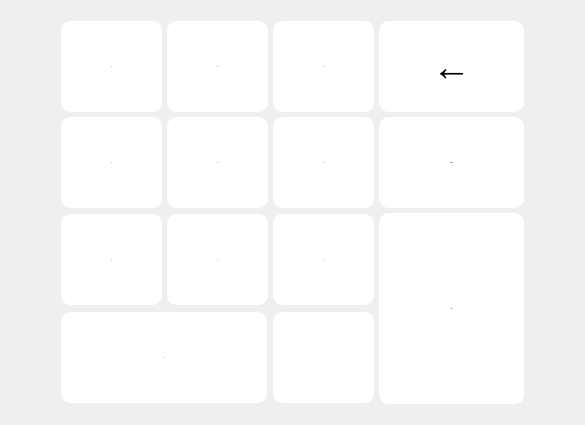
     <widget class="QWidget" name="Page_Num">
      <layout class="QHBoxLayout" name="horizontalLayout_3">
       <item>
        <layout class="QHBoxLayout" name="horizontalLayout_2">
         <property name="margin">
          <number>5</number>
         </property>
         <item>
          <spacer name="horizontalSpacer">
           <property name="orientation">
            <enum>Qt::Horizontal</enum>
           </property>
           <property name="sizeHint" stdset="0">
            <size>
             <width>40</width>
             <height>20</height>
            </size>
           </property>
          </spacer>
         </item>
         <item>
          <layout class="QGridLayout" name="gridLayout" rowstretch="5,5,5,5" columnstretch="5,5,5,5" rowminimumheight="5,5,5,5" columnminimumwidth="5,5,5,5">
           <property name="margin">
            <number>5</number>
           </property>
           <property name="spacing">
            <number>5</number>
           </property>
           <item row="0" column="0">
            <widget class="QPushButton" name="B_7">
             <property name="minimumSize">
              <size>
               <width>101</width>
               <height>91</height>
              </size>
             </property>
             <property name="maximumSize">
              <size>
               <width>101</width>
               <height>91</height>
              </size>
             </property>
             <property name="font">
              <font>
               <pointsize>-1</pointsize>
               <weight>75</weight>
               <italic>false</italic>
               <bold>true</bold>
              </font>
             </property>
             <property name="styleSheet">
              <string notr="true">QPushButton:flat:pressed{ 

	background-color: #ECF0F1;
}

QPushButton:flat {   
    	border:2px solid white;
		border-style: outset;
        border-radius:10px;
        background-color: rgb(255, 255, 255);
}</string>
             </property>
             <property name="text">
              <string>7</string>
             </property>
             <property name="flat">
              <bool>true</bool>
             </property>
            </widget>
           </item>
           <item row="0" column="1">
            <widget class="QPushButton" name="B_8">
             <property name="minimumSize">
              <size>
               <width>101</width>
               <height>91</height>
              </size>
             </property>
             <property name="maximumSize">
              <size>
               <width>101</width>
               <height>91</height>
              </size>
             </property>
             <property name="font">
              <font>
               <pointsize>-1</pointsize>
               <weight>75</weight>
               <italic>false</italic>
               <bold>true</bold>
              </font>
             </property>
             <property name="styleSheet">
              <string notr="true">QPushButton:flat:pressed{ 

	background-color: #ECF0F1;
}

QPushButton:flat {   
    	border:2px solid white;
		border-style: outset;
        border-radius:10px;
        background-color: rgb(255, 255, 255);
}</string>
             </property>
             <property name="text">
              <string>8</string>
             </property>
             <property name="flat">
              <bool>true</bool>
             </property>
            </widget>
           </item>
           <item row="0" column="2">
            <widget class="QPushButton" name="B_9">
             <property name="minimumSize">
              <size>
               <width>101</width>
               <height>91</height>
              </size>
             </property>
             <property name="maximumSize">
              <size>
               <width>101</width>
               <height>91</height>
              </size>
             </property>
             <property name="font">
              <font>
               <pointsize>-1</pointsize>
               <weight>75</weight>
               <italic>false</italic>
               <bold>true</bold>
              </font>
             </property>
             <property name="styleSheet">
              <string notr="true">QPushButton:flat:pressed{ 

	background-color: #ECF0F1;
}

QPushButton:flat {   
    	border:2px solid white;
		border-style: outset;
        border-radius:10px;
        background-color: rgb(255, 255, 255);
}</string>
             </property>
             <property name="text">
              <string>9</string>
             </property>
             <property name="flat">
              <bool>true</bool>
             </property>
            </widget>
           </item>
           <item row="0" column="3">
            <widget class="QPushButton" name="B_SUPP">
             <property name="minimumSize">
              <size>
               <width>145</width>
               <height>91</height>
              </size>
             </property>
             <property name="maximumSize">
              <size>
               <width>145</width>
               <height>91</height>
              </size>
             </property>
             <property name="font">
              <font>
               <pointsize>-1</pointsize>
               <weight>75</weight>
               <italic>false</italic>
               <bold>true</bold>
              </font>
             </property>
             <property name="styleSheet">
              <string notr="true">QPushButton:flat:pressed{ 

	background-color: #ECF0F1;
}

QPushButton:flat {   
    	border:2px solid white;
		border-style: outset;
        border-radius:10px;
	    font:bold 39px;
        background-color: rgb(255, 255, 255);
}</string>
             </property>
             <property name="text">
              <string>←</string>
             </property>
             <property name="flat">
              <bool>true</bool>
             </property>
            </widget>
           </item>
           <item row="1" column="0">
            <widget class="QPushButton" name="B_4">
             <property name="minimumSize">
              <size>
               <width>101</width>
               <height>91</height>
              </size>
             </property>
             <property name="maximumSize">
              <size>
               <width>101</width>
               <height>91</height>
              </size>
             </property>
             <property name="font">
              <font>
               <pointsize>-1</pointsize>
               <weight>75</weight>
               <italic>false</italic>
               <bold>true</bold>
              </font>
             </property>
             <property name="styleSheet">
              <string notr="true">QPushButton:flat:pressed{ 

	background-color: #ECF0F1;
}

QPushButton:flat {   
    	border:2px solid white;
		border-style: outset;
        border-radius:10px;
        background-color: rgb(255, 255, 255);
}</string>
             </property>
             <property name="text">
              <string>4</string>
             </property>
             <property name="flat">
              <bool>true</bool>
             </property>
            </widget>
           </item>
           <item row="1" column="1">
            <widget class="QPushButton" name="B_5">
             <property name="minimumSize">
              <size>
               <width>101</width>
               <height>91</height>
              </size>
             </property>
             <property name="maximumSize">
              <size>
               <width>101</width>
               <height>91</height>
              </size>
             </property>
             <property name="font">
              <font>
               <pointsize>-1</pointsize>
               <weight>75</weight>
               <italic>false</italic>
               <bold>true</bold>
              </font>
             </property>
             <property name="styleSheet">
              <string notr="true">QPushButton:flat:pressed{ 

	background-color: #ECF0F1;
}

QPushButton:flat {   
    	border:2px solid white;
		border-style: outset;
        border-radius:10px;
        background-color: rgb(255, 255, 255);
}</string>
             </property>
             <property name="text">
              <string>5</string>
             </property>
             <property name="flat">
              <bool>true</bool>
             </property>
            </widget>
           </item>
           <item row="1" column="2">
            <widget class="QPushButton" name="B_6">
             <property name="minimumSize">
              <size>
               <width>101</width>
               <height>91</height>
              </size>
             </property>
             <property name="maximumSize">
              <size>
               <width>101</width>
               <height>91</height>
              </size>
             </property>
             <property name="font">
              <font>
               <pointsize>-1</pointsize>
               <weight>75</weight>
               <italic>false</italic>
               <bold>true</bold>
              </font>
             </property>
             <property name="styleSheet">
              <string notr="true">QPushButton:flat:pressed{ 

	background-color: #ECF0F1;
}

QPushButton:flat {   
    	border:2px solid white;
		border-style: outset;
        border-radius:10px;
        background-color: rgb(255, 255, 255);
}</string>
             </property>
             <property name="text">
              <string>6</string>
             </property>
             <property name="flat">
              <bool>true</bool>
             </property>
            </widget>
           </item>
           <item row="1" column="3">
            <widget class="QPushButton" name="B_ABC">
             <property name="minimumSize">
              <size>
               <width>145</width>
               <height>91</height>
              </size>
             </property>
             <property name="maximumSize">
              <size>
               <width>145</width>
               <height>91</height>
              </size>
             </property>
             <property name="font">
              <font>
               <pointsize>-1</pointsize>
               <weight>75</weight>
               <italic>false</italic>
               <bold>true</bold>
              </font>
             </property>
             <property name="styleSheet">
              <string notr="true">QPushButton:flat:pressed{ 

	background-color: #ECF0F1;
}

QPushButton:flat {   
    	border:2px solid white;
		border-style: outset;
        border-radius:10px;
        background-color: rgb(255, 255, 255);
}</string>
             </property>
             <property name="text">
              <string>ABC</string>
             </property>
             <property name="flat">
              <bool>true</bool>
             </property>
            </widget>
           </item>
           <item row="2" column="0">
            <widget class="QPushButton" name="B_1">
             <property name="minimumSize">
              <size>
               <width>101</width>
               <height>91</height>
              </size>
             </property>
             <property name="maximumSize">
              <size>
               <width>101</width>
               <height>91</height>
              </size>
             </property>
             <property name="font">
              <font>
               <pointsize>-1</pointsize>
               <weight>75</weight>
               <italic>false</italic>
               <bold>true</bold>
              </font>
             </property>
             <property name="styleSheet">
              <string notr="true">QPushButton:flat:pressed{ 

	background-color: #ECF0F1;
}

QPushButton:flat {   
    	border:2px solid white;
		border-style: outset;
        border-radius:10px;
        background-color: rgb(255, 255, 255);
}</string>
             </property>
             <property name="text">
              <string>1</string>
             </property>
             <property name="flat">
              <bool>true</bool>
             </property>
            </widget>
           </item>
           <item row="2" column="1">
            <widget class="QPushButton" name="B_2">
             <property name="minimumSize">
              <size>
               <width>101</width>
               <height>91</height>
              </size>
             </property>
             <property name="maximumSize">
              <size>
               <width>101</width>
               <height>91</height>
              </size>
             </property>
             <property name="font">
              <font>
               <pointsize>-1</pointsize>
               <weight>75</weight>
               <italic>false</italic>
               <bold>true</bold>
              </font>
             </property>
             <property name="styleSheet">
              <string notr="true">QPushButton:flat:pressed{ 

	background-color: #ECF0F1;
}

QPushButton:flat {   
    	border:2px solid white;
		border-style: outset;
        border-radius:10px;
        background-color: rgb(255, 255, 255);
}</string>
             </property>
             <property name="text">
              <string>2</string>
             </property>
             <property name="flat">
              <bool>true</bool>
             </property>
            </widget>
           </item>
           <item row="2" column="2">
            <widget class="QPushButton" name="B_3">
             <property name="minimumSize">
              <size>
               <width>101</width>
               <height>91</height>
              </size>
             </property>
             <property name="maximumSize">
              <size>
               <width>101</width>
               <height>91</height>
              </size>
             </property>
             <property name="font">
              <font>
               <pointsize>-1</pointsize>
               <weight>75</weight>
               <italic>false</italic>
               <bold>true</bold>
              </font>
             </property>
             <property name="styleSheet">
              <string notr="true">QPushButton:flat:pressed{ 

	background-color: #ECF0F1;
}

QPushButton:flat {   
    	border:2px solid white;
		border-style: outset;
        border-radius:10px;
        background-color: rgb(255, 255, 255);
}</string>
             </property>
             <property name="text">
              <string>3</string>
             </property>
             <property name="flat">
              <bool>true</bool>
             </property>
            </widget>
           </item>
           <item row="2" column="3" rowspan="2">
            <widget class="QPushButton" name="B_OK_2">
             <property name="minimumSize">
              <size>
               <width>145</width>
               <height>191</height>
              </size>
             </property>
             <property name="maximumSize">
              <size>
               <width>145</width>
               <height>191</height>
              </size>
             </property>
             <property name="font">
              <font>
               <pointsize>-1</pointsize>
               <weight>75</weight>
               <italic>false</italic>
               <bold>true</bold>
              </font>
             </property>
             <property name="styleSheet">
              <string notr="true">QPushButton:flat:pressed{ 

	background-color: #ECF0F1;
}

QPushButton:flat {   
    	border:2px solid white;
		border-style: outset;
        border-radius:10px;
        background-color: rgb(255, 255, 255);
}</string>
             </property>
             <property name="text">
              <string>OK</string>
             </property>
             <property name="flat">
              <bool>true</bool>
             </property>
            </widget>
           </item>
           <item row="3" column="0" colspan="2">
            <widget class="QPushButton" name="B_0">
             <property name="minimumSize">
              <size>
               <width>206</width>
               <height>91</height>
              </size>
             </property>
             <property name="maximumSize">
              <size>
               <width>206</width>
               <height>91</height>
              </size>
             </property>
             <property name="font">
              <font>
               <pointsize>-1</pointsize>
               <weight>75</weight>
               <italic>false</italic>
               <bold>true</bold>
              </font>
             </property>
             <property name="styleSheet">
              <string notr="true">QPushButton:flat:pressed{ 

	background-color: #ECF0F1;
}

QPushButton:flat {   
    	border:2px solid white;
		border-style: outset;
        border-radius:10px;
        background-color: rgb(255, 255, 255);
}</string>
             </property>
             <property name="text">
              <string>0</string>
             </property>
             <property name="flat">
              <bool>true</bool>
             </property>
            </widget>
           </item>
           <item row="3" column="2">
            <widget class="QPushButton" name="B_Point">
             <property name="minimumSize">
              <size>
               <width>101</width>
               <height>91</height>
              </size>
             </property>
             <property name="maximumSize">
              <size>
               <width>101</width>
               <height>91</height>
              </size>
             </property>
             <property name="font">
              <font>
               <pointsize>-1</pointsize>
               <weight>75</weight>
               <italic>false</italic>
               <bold>true</bold>
              </font>
             </property>
             <property name="styleSheet">
              <string notr="true">QPushButton:flat:pressed{ 

	background-color: #ECF0F1;
}

QPushButton:flat {   
    	border:2px solid white;
		border-style: outset;
        border-radius:10px;
        background-color: rgb(255, 255, 255);
}</string>
             </property>
             <property name="text">
              <string>.</string>
             </property>
             <property name="flat">
              <bool>true</bool>
             </property>
            </widget>
           </item>
          </layout>
         </item>
         <item>
          <spacer name="horizontalSpacer_2">
           <property name="orientation">
            <enum>Qt::Horizontal</enum>
           </property>
           <property name="sizeHint" stdset="0">
            <size>
             <width>40</width>
             <height>20</height>
            </size>
           </property>
          </spacer>
         </item>
        </layout>
       </item>
      </layout>
     </widget>
